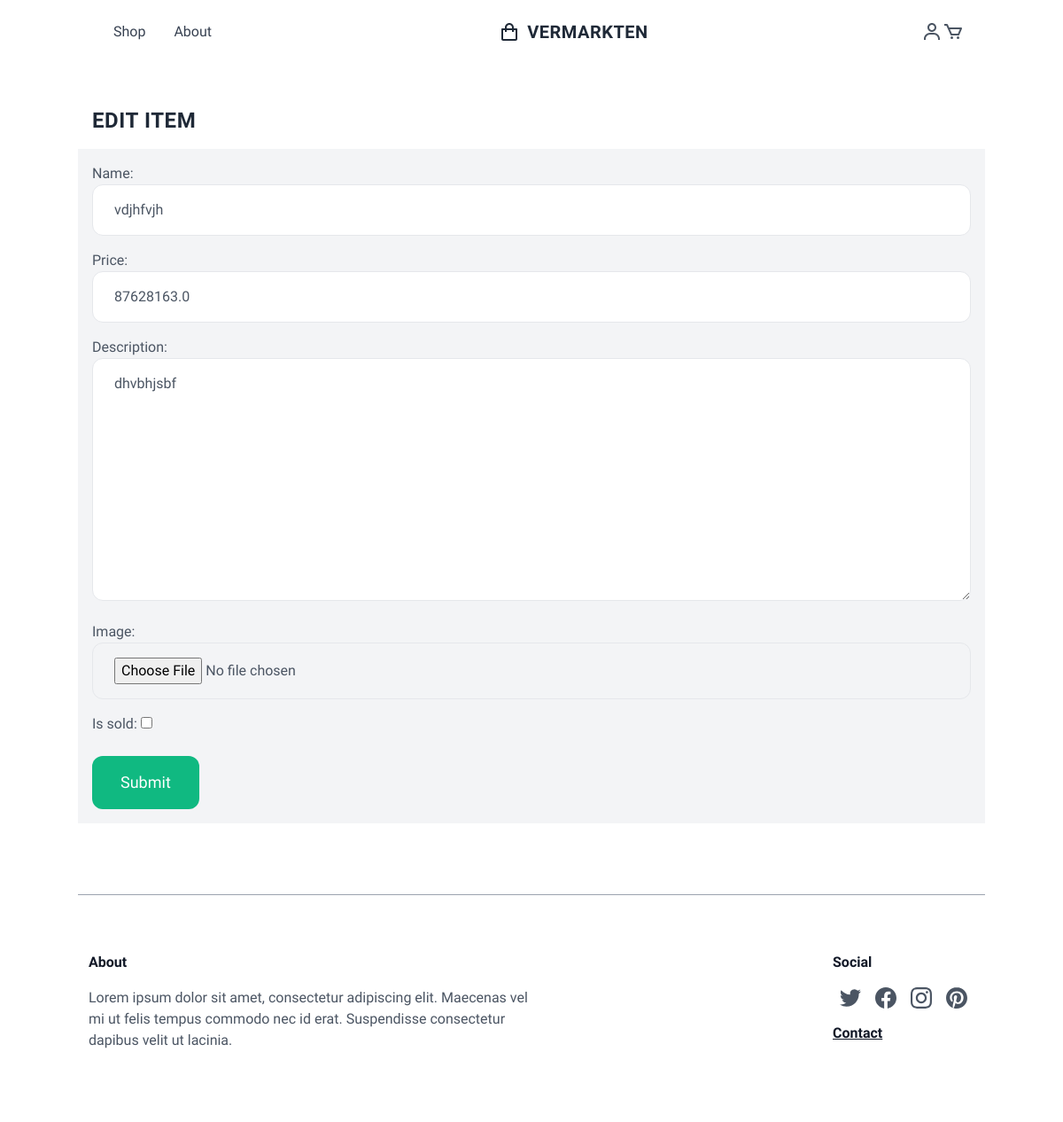
The page /2/edit/ (signed in) on the database its author committed.
### home/models.py (models this page shows, shortened)
class Item(models.Model):
 catagory=models.ForeignKey(Category,related_name="item",on_delete=models.CASCADE)
 name=models.CharField(max_length=255)
 description=models.TextField(blank=True,null=True)
 price=models.FloatField()
 image=models.ImageField(blank=True,null=True)
 is_sold=models.BooleanField(default=False)
 created_by=models.ForeignKey(User,related_name="item",on_delete=models.CASCADE)
 created_at=models.DateTimeField( auto_now_add=True)

### home/views.py (the view)
@login_required
def edit(request,pk):
    itm = get_object_or_404(models.Item, pk=pk, created_by=request.user)
    if request.method=="POST":
        if request.FILES:
         form=EditItemForm(request.POST,request.FILES,instance=itm)
        else:
            form=EditItemForm(request.POST,instance=itm)
        if form.is_valid():
            form.save()
            messages.success(request, ("Edit were done"))
            return redirect("detail",pk=itm.id)
    else:
     form=EditItemForm(instance= itm)
    return render(request, 'form.html',{
        'form': form,
        'title': 'Edit Item',
    })

### home/NewItemform.py
class EditItemForm(forms.ModelForm):
    class Meta:
        model=models.Item
        fields=('name','price','description','image','is_sold')
        widgets={
            'name':forms.TextInput(attrs={'class':Input_class}),
            'price':forms.TextInput(attrs={'class':Input_class}),
            'description':forms.Textarea(attrs={'class':Input_class}),
            'image':forms.FileInput(attrs={'class':Input_class}),
        }

### templates/form.html (shortened to what this page needs)
{%extends 'base.html' %}
{%block content%}
<div class="w-full">
<h1 class = "uppercase tracking-wide no-underline hover:no-underline font-bold text-gray-800 text-2xl py-4 px-4"> {{title}}</h1>
<form method="post" action=".", enctype="multipart/form-data" class="bg-gray-100 px-4 py-4">
    <div class="space-y-4 ">
        {{form.as_p}}
    </div>
    <button class="mt-6 py-4 px-8 text-lg bg-green-500 hover:bg-green-700 rounded-xl text-white">Submit</button>
</form>
</div>
{% endblock %}

### templates/base.html (style rules this page uses)
.work-sans { font-family: 'Work Sans', sans-serif; }

### rows shown on the page
Item: name "vdjhfvjh", price "87628163.0", description "dhvbhjsbf"

### other values the page prints
{{ title }} "EDIT ITEM"
